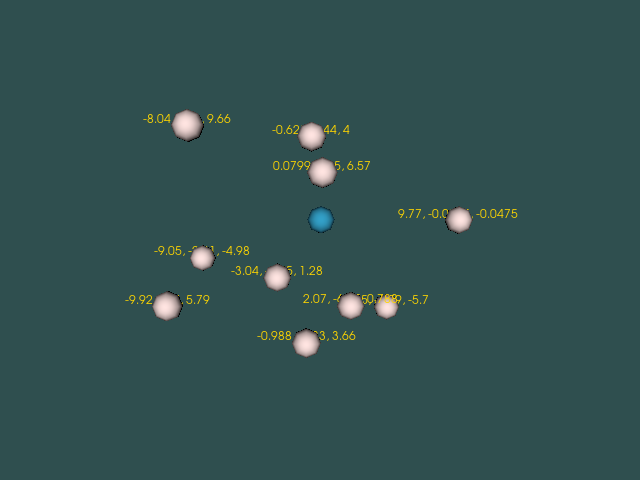

This chart was generated by the following Python code:
#!/usr/bin/env python

# Place billboard text labels at random 3D positions next to sphere glyphs.

# Factory overrides: importing these modules registers the OpenGL rendering
# and interaction style implementations for vtkRenderingCore factory classes.
import vtkmodules.vtkInteractionStyle  # noqa: F401
import vtkmodules.vtkRenderingFreeType  # noqa: F401
import vtkmodules.vtkRenderingOpenGL2  # noqa: F401

# VTK pipeline classes used in this example
from vtkmodules.vtkFiltersSources import vtkSphereSource
from vtkmodules.vtkRenderingCore import (
    vtkActor,
    vtkBillboardTextActor3D,
    vtkPolyDataMapper,
    vtkRenderWindow,
    vtkRenderWindowInteractor,
    vtkRenderer,
)

# Colors (normalized RGB)
dark_slate_gray = (0.184, 0.310, 0.310)
peacock = (0.200, 0.631, 0.788)
misty_rose = (1.000, 0.894, 0.882)
gold = (1.000, 0.843, 0.000)

# Source: generate sphere polygon data used for each glyph
sphere_source = vtkSphereSource()
sphere_source.SetCenter(0.0, 0.0, 0.0)
sphere_source.SetRadius(1.0)

# Origin marker: a sphere at (0, 0, 0)
origin_mapper = vtkPolyDataMapper()
origin_mapper.SetInputConnection(sphere_source.GetOutputPort())

origin_actor = vtkActor()
origin_actor.SetMapper(origin_mapper)
origin_actor.SetPosition(0.0, 0.0, 0.0)
origin_actor.GetProperty().SetColor(peacock)

# Labeled sphere 0
mapper_0 = vtkPolyDataMapper()
mapper_0.SetInputConnection(sphere_source.GetOutputPort())

actor_0 = vtkActor()
actor_0.SetMapper(mapper_0)
actor_0.SetPosition(9.769738, -0.015473, -0.047476)
actor_0.GetProperty().SetColor(misty_rose)

text_actor_0 = vtkBillboardTextActor3D()
text_actor_0.SetInput("9.77, -0.0155, -0.0475")
text_actor_0.SetPosition(9.769738, -0.015473, -0.047476)
text_actor_0.GetTextProperty().SetFontSize(12)
text_actor_0.GetTextProperty().SetColor(gold)
text_actor_0.GetTextProperty().SetJustificationToCentered()

# Labeled sphere 1
mapper_1 = vtkPolyDataMapper()
mapper_1.SetInputConnection(sphere_source.GetOutputPort())

actor_1 = vtkActor()
actor_1.SetMapper(mapper_1)
actor_1.SetPosition(2.074966, -6.045053, 0.788068)
actor_1.GetProperty().SetColor(misty_rose)

text_actor_1 = vtkBillboardTextActor3D()
text_actor_1.SetInput("2.07, -6.05, 0.788")
text_actor_1.SetPosition(2.074966, -6.045053, 0.788068)
text_actor_1.GetTextProperty().SetFontSize(12)
text_actor_1.GetTextProperty().SetColor(gold)
text_actor_1.GetTextProperty().SetJustificationToCentered()

# Labeled sphere 2
mapper_2 = vtkPolyDataMapper()
mapper_2.SetInputConnection(sphere_source.GetOutputPort())

actor_2 = vtkActor()
actor_2.SetMapper(mapper_2)
actor_2.SetPosition(5.053454, -6.590450, -5.696974)
actor_2.GetProperty().SetColor(misty_rose)

text_actor_2 = vtkBillboardTextActor3D()
text_actor_2.SetInput("5.05, -6.59, -5.7")
text_actor_2.SetPosition(5.053454, -6.590450, -5.696974)
text_actor_2.GetTextProperty().SetFontSize(12)
text_actor_2.GetTextProperty().SetColor(gold)
text_actor_2.GetTextProperty().SetJustificationToCentered()

# Labeled sphere 3
mapper_3 = vtkPolyDataMapper()
mapper_3.SetInputConnection(sphere_source.GetOutputPort())

actor_3 = vtkActor()
actor_3.SetMapper(mapper_3)
actor_3.SetPosition(-9.045208, -2.813410, -4.975787)
actor_3.GetProperty().SetColor(misty_rose)

text_actor_3 = vtkBillboardTextActor3D()
text_actor_3.SetInput("-9.05, -2.81, -4.98")
text_actor_3.SetPosition(-9.045208, -2.813410, -4.975787)
text_actor_3.GetTextProperty().SetFontSize(12)
text_actor_3.GetTextProperty().SetColor(gold)
text_actor_3.GetTextProperty().SetJustificationToCentered()

# Labeled sphere 4
mapper_4 = vtkPolyDataMapper()
mapper_4.SetInputConnection(sphere_source.GetOutputPort())

actor_4 = vtkActor()
actor_4.SetMapper(mapper_4)
actor_4.SetPosition(-8.043943, 5.457825, 9.657843)
actor_4.GetProperty().SetColor(misty_rose)

text_actor_4 = vtkBillboardTextActor3D()
text_actor_4.SetInput("-8.04, 5.46, 9.66")
text_actor_4.SetPosition(-8.043943, 5.457825, 9.657843)
text_actor_4.GetTextProperty().SetFontSize(12)
text_actor_4.GetTextProperty().SetColor(gold)
text_actor_4.GetTextProperty().SetJustificationToCentered()

# Labeled sphere 5
mapper_5 = vtkPolyDataMapper()
mapper_5.SetInputConnection(sphere_source.GetOutputPort())

actor_5 = vtkActor()
actor_5.SetMapper(mapper_5)
actor_5.SetPosition(-0.627986, 5.440828, 4.003035)
actor_5.GetProperty().SetColor(misty_rose)

text_actor_5 = vtkBillboardTextActor3D()
text_actor_5.SetInput("-0.628, 5.44, 4")
text_actor_5.SetPosition(-0.627986, 5.440828, 4.003035)
text_actor_5.GetTextProperty().SetFontSize(12)
text_actor_5.GetTextProperty().SetColor(gold)
text_actor_5.GetTextProperty().SetJustificationToCentered()

# Labeled sphere 6
mapper_6 = vtkPolyDataMapper()
mapper_6.SetInputConnection(sphere_source.GetOutputPort())

actor_6 = vtkActor()
actor_6.SetMapper(mapper_6)
actor_6.SetPosition(-0.988179, -8.326075, 3.664959)
actor_6.GetProperty().SetColor(misty_rose)

text_actor_6 = vtkBillboardTextActor3D()
text_actor_6.SetInput("-0.988, -8.33, 3.66")
text_actor_6.SetPosition(-0.988179, -8.326075, 3.664959)
text_actor_6.GetTextProperty().SetFontSize(12)
text_actor_6.GetTextProperty().SetColor(gold)
text_actor_6.GetTextProperty().SetJustificationToCentered()

# Labeled sphere 7
mapper_7 = vtkPolyDataMapper()
mapper_7.SetInputConnection(sphere_source.GetOutputPort())

actor_7 = vtkActor()
actor_7.SetMapper(mapper_7)
actor_7.SetPosition(-3.041831, -4.047047, 1.276854)
actor_7.GetProperty().SetColor(misty_rose)

text_actor_7 = vtkBillboardTextActor3D()
text_actor_7.SetInput("-3.04, -4.05, 1.28")
text_actor_7.SetPosition(-3.041831, -4.047047, 1.276854)
text_actor_7.GetTextProperty().SetFontSize(12)
text_actor_7.GetTextProperty().SetColor(gold)
text_actor_7.GetTextProperty().SetJustificationToCentered()

# Labeled sphere 8
mapper_8 = vtkPolyDataMapper()
mapper_8.SetInputConnection(sphere_source.GetOutputPort())

actor_8 = vtkActor()
actor_8.SetMapper(mapper_8)
actor_8.SetPosition(0.079898, 2.850394, 6.574051)
actor_8.GetProperty().SetColor(misty_rose)

text_actor_8 = vtkBillboardTextActor3D()
text_actor_8.SetInput("0.0799, 2.85, 6.57")
text_actor_8.SetPosition(0.079898, 2.850394, 6.574051)
text_actor_8.GetTextProperty().SetFontSize(12)
text_actor_8.GetTextProperty().SetColor(gold)
text_actor_8.GetTextProperty().SetJustificationToCentered()

# Labeled sphere 9
mapper_9 = vtkPolyDataMapper()
mapper_9.SetInputConnection(sphere_source.GetOutputPort())

actor_9 = vtkActor()
actor_9.SetMapper(mapper_9)
actor_9.SetPosition(-9.916446, -5.702042, 5.786989)
actor_9.GetProperty().SetColor(misty_rose)

text_actor_9 = vtkBillboardTextActor3D()
text_actor_9.SetInput("-9.92, -5.7, 5.79")
text_actor_9.SetPosition(-9.916446, -5.702042, 5.786989)
text_actor_9.GetTextProperty().SetFontSize(12)
text_actor_9.GetTextProperty().SetColor(gold)
text_actor_9.GetTextProperty().SetJustificationToCentered()

# Renderer: assemble the scene
renderer = vtkRenderer()
renderer.AddActor(origin_actor)
renderer.AddActor(actor_0)
renderer.AddActor(text_actor_0)
renderer.AddActor(actor_1)
renderer.AddActor(text_actor_1)
renderer.AddActor(actor_2)
renderer.AddActor(text_actor_2)
renderer.AddActor(actor_3)
renderer.AddActor(text_actor_3)
renderer.AddActor(actor_4)
renderer.AddActor(text_actor_4)
renderer.AddActor(actor_5)
renderer.AddActor(text_actor_5)
renderer.AddActor(actor_6)
renderer.AddActor(text_actor_6)
renderer.AddActor(actor_7)
renderer.AddActor(text_actor_7)
renderer.AddActor(actor_8)
renderer.AddActor(text_actor_8)
renderer.AddActor(actor_9)
renderer.AddActor(text_actor_9)
renderer.SetBackground(dark_slate_gray)

# Window: display the rendered scene
render_window = vtkRenderWindow()
render_window.AddRenderer(renderer)
render_window.SetWindowName("billboard text actor3d")
render_window.SetMultiSamples(0)
render_window.SetSize(640, 480)

# Interactor: handle mouse and keyboard events
render_window_interactor = vtkRenderWindowInteractor()
render_window_interactor.SetRenderWindow(render_window)

# Launch the interactive visualization
render_window_interactor.Initialize()
render_window_interactor.Start()
